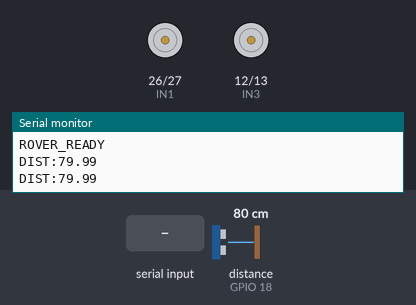
Bench run of a sketch on a simulated ESP32. Shown: motor-driver pin pairs drawn as motors (green arrow = first pin HIGH = forward, orange = second pin HIGH = backward, longer = more drive, scaled by the enable pin), the last lines printed to the serial monitor. Wiring (inferred from the names in the program): ultrasonic range finder: trigger GPIO 5; echo GPIO 18. The inputs (shaded band) are chosen by the test bench; at power-on: distance to the obstacle (sensor on GPIO 18) 80 cm. The echo pulse lasts 58.3 µs per cm.

Above: at 1.2 s.
1.3 s: "FORWARD\n" received over Serial
At 1.6 s:
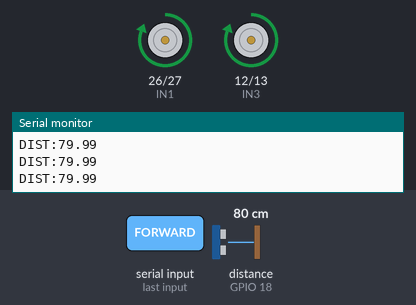
2.8 s: "BACKWARD\n" received over Serial
At 3.9 s:
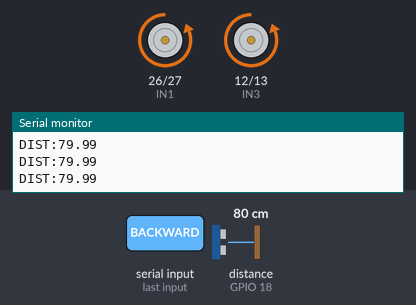
4.3 s: "LEFT\n" received over Serial
At 5.1 s:
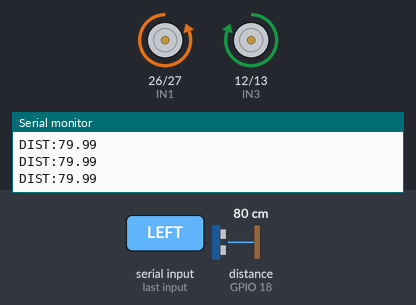
5.8 s: "RIGHT\n" received over Serial
At 6.2 s:
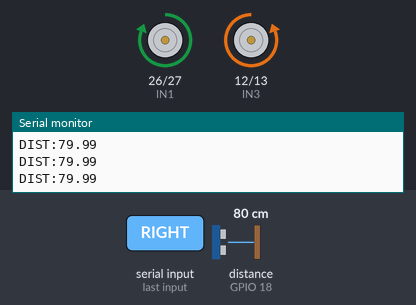
7.3 s: "STOP\n" received over Serial
At 8.5 s:
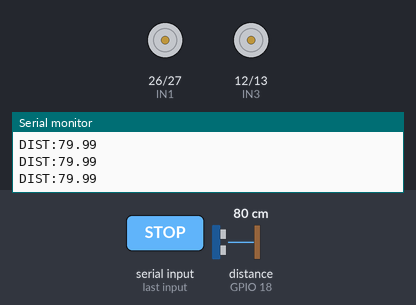
Timing chart, 0 to 9.8 s (numbered marks = the images above; inputs shaded):
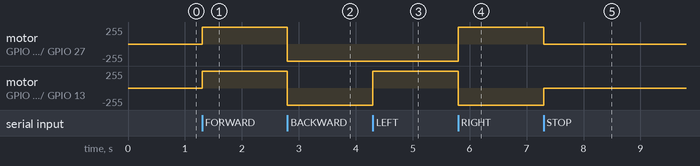

The sketch:

esp32_rover.ino
```cpp
/*
  Embodied AI Rover - ESP32 controller

  Serial commands received from Raspberry Pi:
    FORWARD
    BACKWARD
    LEFT
    RIGHT
    STOP

  ESP32 sends:
    ROVER_READY
    DIST:<distance_cm>

  IMPORTANT:
  Motor pin assignments below are the reconstructed project interface.
  Verify the physical wiring before powering the motors.
*/

#define ENA 25
#define IN1 26
#define IN2 27

#define ENB 14
#define IN3 12
#define IN4 13

#define TRIG_PIN 5
#define ECHO_PIN 18

void stopMotors() {
  digitalWrite(IN1, LOW);
  digitalWrite(IN2, LOW);
  digitalWrite(IN3, LOW);
  digitalWrite(IN4, LOW);
}

void forward() {
  digitalWrite(IN1, HIGH);
  digitalWrite(IN2, LOW);
  digitalWrite(IN3, HIGH);
  digitalWrite(IN4, LOW);
}

void backward() {
  digitalWrite(IN1, LOW);
  digitalWrite(IN2, HIGH);
  digitalWrite(IN3, LOW);
  digitalWrite(IN4, HIGH);
}

void leftTurn() {
  digitalWrite(IN1, LOW);
  digitalWrite(IN2, HIGH);
  digitalWrite(IN3, HIGH);
  digitalWrite(IN4, LOW);
}

void rightTurn() {
  digitalWrite(IN1, HIGH);
  digitalWrite(IN2, LOW);
  digitalWrite(IN3, LOW);
  digitalWrite(IN4, HIGH);
}

float readDistance() {
  digitalWrite(TRIG_PIN, LOW);
  delayMicroseconds(2);

  digitalWrite(TRIG_PIN, HIGH);
  delayMicroseconds(10);
  digitalWrite(TRIG_PIN, LOW);

  long duration = pulseIn(ECHO_PIN, HIGH, 30000);

  if (duration == 0) {
    return -1;
  }

  return duration * 0.0343 / 2.0;
}

void handleCommand(String command) {
  command.trim();
  command.toUpperCase();

  if (command == "FORWARD") {
    forward();
  } else if (command == "BACKWARD") {
    backward();
  } else if (command == "LEFT") {
    leftTurn();
  } else if (command == "RIGHT") {
    rightTurn();
  } else if (command == "STOP") {
    stopMotors();
  }
}

void setup() {
  Serial.begin(115200);

  pinMode(ENA, OUTPUT);
  pinMode(IN1, OUTPUT);
  pinMode(IN2, OUTPUT);

  pinMode(ENB, OUTPUT);
  pinMode(IN3, OUTPUT);
  pinMode(IN4, OUTPUT);

  pinMode(TRIG_PIN, OUTPUT);
  pinMode(ECHO_PIN, INPUT);

  digitalWrite(ENA, HIGH);
  digitalWrite(ENB, HIGH);

  stopMotors();

  Serial.println("ROVER_READY");
}

void loop() {
  if (Serial.available()) {
    String command = Serial.readStringUntil('\n');
    handleCommand(command);
  }

  static unsigned long lastSensorRead = 0;

  if (millis() - lastSensorRead >= 500) {
    lastSensorRead = millis();

    float distance = readDistance();

    if (distance >= 0) {
      Serial.print("DIST:");
      Serial.println(distance, 2);
    }
  }
}
```

Measured:
- after the input at 1.3 s, motor on GPIO 26 (IN1) / GPIO 27 (IN2), motor on GPIO 12 (IN3) / GPIO 13 (IN4): stopped → forward 255/255 at once
- after the input at 2.8 s, motor on GPIO 26 (IN1) / GPIO 27 (IN2), motor on GPIO 12 (IN3) / GPIO 13 (IN4): forward 255/255 → backward 255/255 at once
- after the input at 4.3 s, motor on GPIO 12 (IN3) / GPIO 13 (IN4): backward 255/255 → forward 255/255 at once
- after the input at 5.8 s, motor on GPIO 26 (IN1) / GPIO 27 (IN2): backward 255/255 → forward 255/255 at once; motor on GPIO 12 (IN3) / GPIO 13 (IN4): forward 255/255 → backward 255/255 at once
- after the input at 7.3 s, motor on GPIO 26 (IN1) / GPIO 27 (IN2): forward 255/255 → stopped at once; motor on GPIO 12 (IN3) / GPIO 13 (IN4): backward 255/255 → stopped at once
